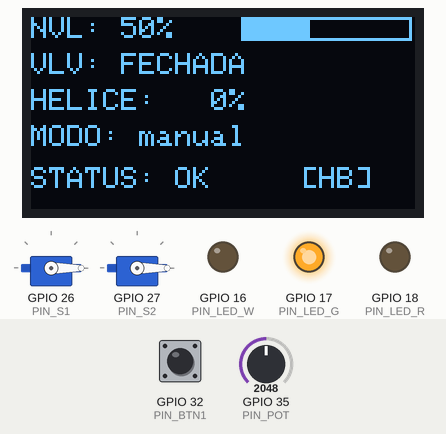
The sketch below on a simulated ESP32. Parts: 2 × servo, 128×64 one-colour display, output pins drawn as LEDs (lit = HIGH). The inputs (shaded band) are chosen by the test bench; at power-on: GPIO 32 (PIN_BTN1) HIGH, GPIO 35 (PIN_POT) = 2048. WiFi joins after 1.5 s; servers stay silent unless stated; uploads are accepted with an empty reply; what the sketch prints to the serial monitor is not drawn.

Above: at 5.3 s.
5.4 s: GPIO 32 (PIN_BTN1) pulled LOW for 0.15 s
At 6.2 s:
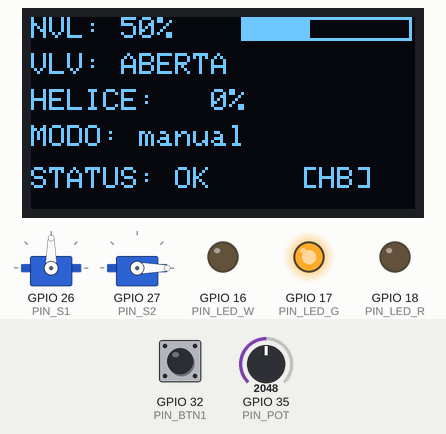
7.3 s: GPIO 35 (PIN_POT) set to 3208
At 8.6 s:
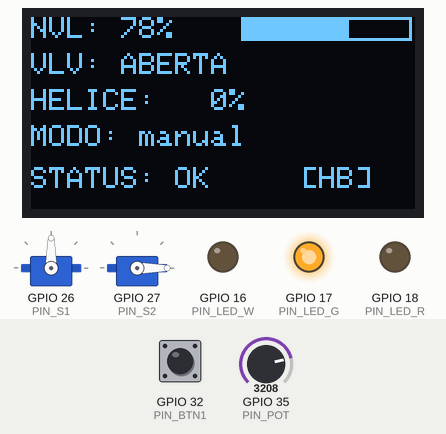
8.9 s: GPIO 35 (PIN_POT) set to 3340
At 10.2 s:
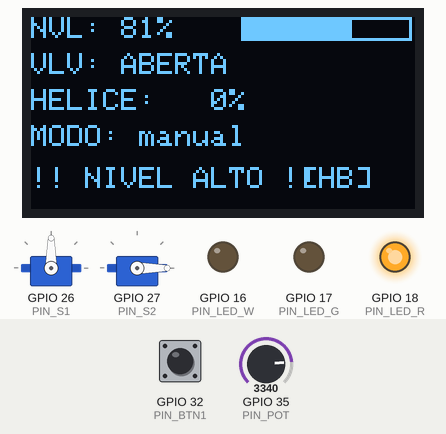
10.9 s: GPIO 32 (PIN_BTN1) pulled LOW for 1 s
At 12.5 s:
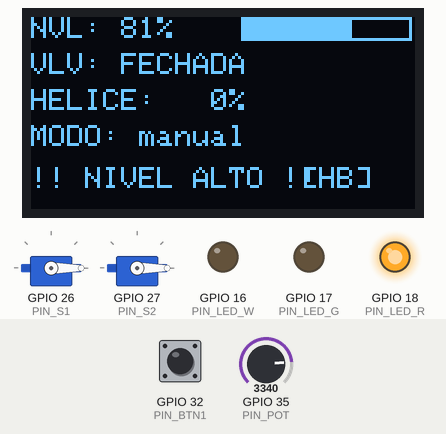
13.4 s: GPIO 35 (PIN_POT) set to 491
At 14.5 s:
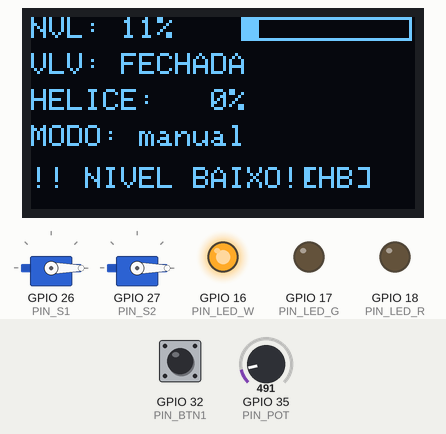
15.1 s: GPIO 32 (PIN_BTN1) pulled LOW for 0.15 s
At 16.1 s:
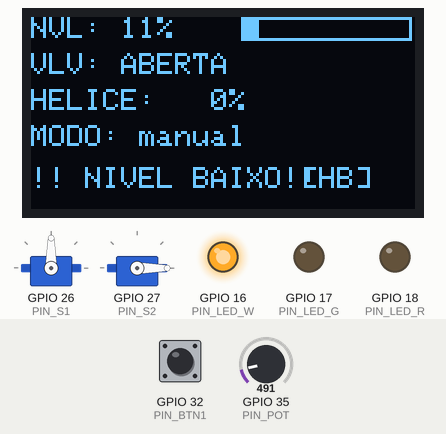
Timing chart, 0 to 17.9 s (numbered marks = the images above; inputs shaded):
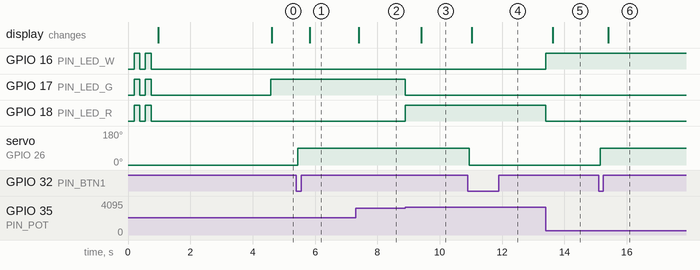

The sketch:

sketch.ino
```cpp
#define MODO_DEMO 0

#define WIFI_SSID  "Wokwi-GUEST"
#define WIFI_PASS  ""
#define API_BASE   "http://php.vitorcape.com.br/scada"
#define API_KEY    "scada_esp32_2024_secret"

#define PIN_POT   35
#define PIN_S1    26
#define PIN_S2    27
#define PIN_LED_R 18
#define PIN_LED_G 17
#define PIN_LED_W 16
#define PIN_BTN1  32
#define PIN_BTN2  33
#define PIN_BTN3  34
#define OLED_SDA  22
#define OLED_SCL  23
#define OLED_ADDR 0x3C

#define T_TEL  2000
#define T_SET  1000
#define T_HB   5000   // heartbeat independente da telemetria
#define T_DISP  400
#define T_ROT    20

#include <Wire.h>
#include <Adafruit_GFX.h>
#include <Adafruit_SSD1306.h>
#include <ESP32Servo.h>
#if !MODO_DEMO
  #include <WiFi.h>
  #include <HTTPClient.h>
  #include <ArduinoJson.h>
#endif

Adafruit_SSD1306 oled(128, 64, &Wire, -1);
Servo servoValv;
Servo servoHelice;

float  nivelPct   = 50.0f;
bool   valvAberta = false;
int    heliceRpm  = 0;
bool   btn1       = false;

bool   cmdValvula   = false;
int    cmdHeliceRpm = 0;
String cmdModo      = "manual";
int    limBaixo = 20, limNormal = 40, limAlto = 80, limValvula = 30;

int   heliceAngle = 0;
unsigned long tmRot = 0;
unsigned long tmTel = 0, tmSet = 0, tmHb = 0, tmDisp = 0;

bool btn1Anterior = HIGH, btn1Estado = false;
unsigned long btn1Db = 0;
bool apiOk = false;

// ════════════════════════════════════════════════════════════════
void setup() {
  Serial.begin(115200); delay(200);
  Serial.println("\n[ SCADA T-01 v3 ]");

  pinMode(PIN_LED_R, OUTPUT); pinMode(PIN_LED_G, OUTPUT); pinMode(PIN_LED_W, OUTPUT);
  pinMode(PIN_BTN1, INPUT_PULLUP); pinMode(PIN_BTN2, INPUT_PULLUP); pinMode(PIN_BTN3, INPUT);

  for (int i = 0; i < 2; i++) {
    setLeds(true,true,true); delay(180); setLeds(false,false,false); delay(180);
  }

  ESP32PWM::allocateTimer(0); ESP32PWM::allocateTimer(1);
  servoValv.setPeriodHertz(50);   servoValv.attach(PIN_S1, 500, 2400);
  servoHelice.setPeriodHertz(50); servoHelice.attach(PIN_S2, 500, 2400);
  atualizarServoValvula(false); servoHelice.write(0);

  Wire.begin(OLED_SDA, OLED_SCL);
  if (oled.begin(SSD1306_SWITCHCAPVCC, OLED_ADDR)) oledBoot();

  #if !MODO_DEMO
    conectarWiFi();
    enviarHeartbeat(); // heartbeat imediato ao conectar
    tmHb = millis();
  #else
    Serial.println("[INFO] MODO_DEMO");
  #endif
}

// ════════════════════════════════════════════════════════════════
void loop() {
  unsigned long now = millis();

  lerPot();
  processarBtn1();
  girarHelice(now);

  #if MODO_DEMO
    logicaDemo();
  #else
    if (now - tmHb  >= T_HB)  { tmHb  = now; enviarHeartbeat();  }
    if (now - tmTel >= T_TEL) { tmTel = now; enviarTelemetria(); }
    if (now - tmSet >= T_SET) { tmSet = now; buscarSetpoints();   }
    aplicarComandos();
  #endif

  if (now - tmDisp >= T_DISP) { tmDisp = now; atualizarOLED(); }
}

// ════════════════════════════════════════════════════════════════
void lerPot() { nivelPct = (analogRead(PIN_POT) / 4095.0f) * 100.0f; }

void processarBtn1() {
  bool leitura = digitalRead(PIN_BTN1);
  unsigned long now = millis();
  if (leitura != btn1Anterior) btn1Db = now;
  if ((now - btn1Db) > 50) {
    bool novo = (leitura == LOW);
    if (novo && !btn1Estado && cmdModo == "manual") {
      cmdValvula = !cmdValvula;
      atualizarServoValvula(cmdValvula);
      Serial.printf("[BTN1] Válvula: %s\n", cmdValvula ? "ABERTA" : "FECHADA");
    }
    btn1Estado = novo;
  }
  btn1Anterior = leitura; btn1 = btn1Estado;
}

void girarHelice(unsigned long now) {
  if (heliceRpm <= 0) { servoHelice.write(0); heliceAngle = 0; return; }
  int step = map(heliceRpm, 1, 100, 1, 12);
  if (now - tmRot >= T_ROT) {
    tmRot = now;
    heliceAngle = (heliceAngle + step) % 181;
    servoHelice.write(heliceAngle);
  }
}

void atualizarServoValvula(bool aberta) { servoValv.write(aberta ? 90 : 0); valvAberta = aberta; }

void setLeds(bool r, bool g, bool w) {
  digitalWrite(PIN_LED_R, r?HIGH:LOW);
  digitalWrite(PIN_LED_G, g?HIGH:LOW);
  digitalWrite(PIN_LED_W, w?HIGH:LOW);
}

void aplicarLedsNivel() {
  bool alto = nivelPct >= limAlto, baixo = nivelPct <= limBaixo;
  setLeds(alto, !alto && !baixo, baixo);
}

void aplicarComandos() {
  if (cmdModo == "auto") {
    bool nova = (nivelPct <= (float)limValvula);
    if (nova != valvAberta) { atualizarServoValvula(nova); Serial.printf("[AUTO] Válvula: %s\n", nova?"ABERTA":"FECHADA"); }
  } else {
    if (cmdValvula != valvAberta) atualizarServoValvula(cmdValvula);
  }
  heliceRpm = cmdHeliceRpm;
  aplicarLedsNivel();
}

void logicaDemo() {
  heliceRpm = 50; aplicarLedsNivel();
  if (cmdModo == "auto") { bool nova = nivelPct <= limValvula; if (nova != valvAberta) atualizarServoValvula(nova); }
}

// ════════════════════════════════════════════════════════════════
#if !MODO_DEMO

void enviarHeartbeat() {
  if (WiFi.status() != WL_CONNECTED) return;
  HTTPClient http;
  http.begin(String(API_BASE) + "/api/heartbeat.php");
  http.addHeader("Content-Type", "application/json");
  http.addHeader("X-API-Key", API_KEY);
  http.setTimeout(2000);
  int code = http.POST("{}");
  apiOk = (code == 200);
  Serial.printf("[HB] %d\n", code);
  http.end();
}

void enviarTelemetria() {
  if (WiFi.status() != WL_CONNECTED) { reconectarWiFi(); return; }
  HTTPClient http;
  http.begin(String(API_BASE) + "/api/telemetria.php");
  http.addHeader("Content-Type", "application/json");
  http.addHeader("X-API-Key", API_KEY);
  http.setTimeout(5000);          // aumentado de 3000 → 5000 ms

  StaticJsonDocument<256> doc;    // aumentado de 200 → 256
  doc["nivel_pct"]      = round(nivelPct * 10) / 10.0;  // força ponto decimal
  doc["valvula_aberta"] = valvAberta ? 1 : 0;
  doc["helice_rpm"]     = heliceRpm;
  doc["btn1"]           = btn1 ? 1 : 0;

  String body;
  serializeJson(doc, body);
  int code = http.POST(body);

  String resp = http.getString();   // mostra resposta no Serial
  Serial.printf("[TEL] HTTP %d | body=%s | resp=%s\n",
    code, body.c_str(), resp.c_str());

  apiOk = (code == 200);
  http.end();
}

void buscarSetpoints() {
  if (WiFi.status() != WL_CONNECTED) { reconectarWiFi(); return; }
  HTTPClient http;
  http.begin(String(API_BASE) + "/api/setpoints.php");
  http.addHeader("X-API-Key", API_KEY);
  http.setTimeout(2000);
  int code = http.GET();
  if (code == 200) {
    StaticJsonDocument<300> doc;
    if (!deserializeJson(doc, http.getString())) {
      cmdValvula   = doc["valvula_aberta"]|false;
      cmdHeliceRpm = constrain((int)(doc["helice_rpm"]|0),0,100);
      limBaixo     = doc["limiar_baixo"]  |20;
      limNormal    = doc["limiar_normal"] |40;
      limAlto      = doc["limiar_alto"]   |80;
      limValvula   = doc["limiar_valvula"]|30;
      String m = doc["modo"].as<String>(); if(m.length()) cmdModo=m;
    }
  }
  Serial.printf("[SET] %d modo=%s\n", code, cmdModo.c_str());
  http.end();
}

void conectarWiFi() {
  Serial.printf("[WiFi] %s", WIFI_SSID);
  WiFi.mode(WIFI_STA); WiFi.begin(WIFI_SSID, WIFI_PASS);
  int t=0;
  while(WiFi.status()!=WL_CONNECTED && t++<20){delay(500);Serial.print(".");}
  Serial.println(WiFi.status()==WL_CONNECTED?" OK":" FALHOU");
}

void reconectarWiFi() {
  if(WiFi.status()==WL_CONNECTED)return;
  WiFi.disconnect(); WiFi.begin(WIFI_SSID,WIFI_PASS);
  unsigned long t=millis();
  while(WiFi.status()!=WL_CONNECTED&&millis()-t<5000)delay(200);
}
#endif

// ════════════════════════════════════════════════════════════════
void oledBoot() {
  oled.clearDisplay(); oled.setTextColor(SSD1306_WHITE);
  oled.setTextSize(2); oled.setCursor(0,0); oled.println("SCADA");
  oled.setTextSize(1); oled.println("T-01 v3");
  oled.println(""); oled.print("Modo: "); oled.println(MODO_DEMO?"DEMO":"HTTP");
  oled.display(); delay(1500);
}

void atualizarOLED() {
  char buf[22]; oled.clearDisplay(); oled.setTextSize(1); oled.setTextColor(SSD1306_WHITE);
  int nR=(int)nivelPct;
  snprintf(buf,sizeof(buf),"NVL:%3d%%",nR); oled.setCursor(0,0); oled.print(buf);
  int bw=constrain((int)(nivelPct*0.45f),0,45);
  oled.drawRect(70,0,57,8,SSD1306_WHITE); oled.fillRect(71,1,bw,6,SSD1306_WHITE);
  snprintf(buf,sizeof(buf),"VLV: %-8s",valvAberta?"ABERTA":"FECHADA"); oled.setCursor(0,12); oled.print(buf);
  snprintf(buf,sizeof(buf),"HELICE: %3d%%",heliceRpm); oled.setCursor(0,24); oled.print(buf);
  snprintf(buf,sizeof(buf),"MODO: %-6s",MODO_DEMO?"DEMO":cmdModo.c_str()); oled.setCursor(0,36); oled.print(buf);
  oled.setCursor(0,50);
  if(nivelPct>=limAlto)       oled.print("!! NIVEL ALTO !!");
  else if(nivelPct<=limBaixo) oled.print("!! NIVEL BAIXO!!");
  else                         oled.print("STATUS: OK       ");
  #if !MODO_DEMO
    oled.setCursor(90,50); oled.print(apiOk?"[HB]":"[--]");
  #endif
  oled.display();
}
```

Measured:
- the behaviour switches between 3275 and 3276 on GPIO 35 (PIN_POT) (found by bisection; images 2 and 3)
- after the input at 5.4 s, servo on GPIO 26 (PIN_S1): 0° → 90° after 0.05 s; the display: changes after 0.43 s (image 1)
- after the input at 7.3 s, the display: changes after 0.11 s (image 2)
- after the input at 8.9 s, GPIO 17 (PIN_LED_G): HIGH → LOW at once; GPIO 18 (PIN_LED_R): LOW → HIGH at once; the display: changes after 0.50 s (image 3)
- after the input at 10.9 s, servo on GPIO 26 (PIN_S1): 90° → 0° after 0.05 s; the display: changes after 0.13 s (image 4)
- after the input at 13.4 s, GPIO 16 (PIN_LED_W): LOW → HIGH at once; GPIO 18 (PIN_LED_R): HIGH → LOW at once; the display: changes after 0.23 s (image 5)
- after the input at 15.1 s, servo on GPIO 26 (PIN_S1): 0° → 90° after 0.05 s; the display: changes after 0.31 s (image 6)
